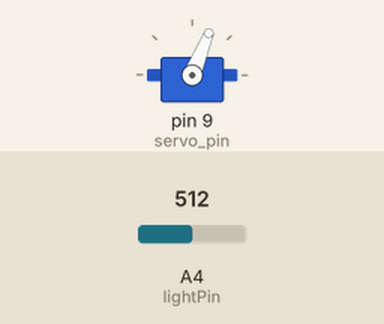
Recording of a sketch running on a simulated Arduino Uno, built with avr-gcc and run on an emulated ATmega328P. On the bench: servo. The test bench sets the inputs (shaded band); at power-on: A4 (lightPin) = 512. What the sketch prints to the serial monitor is not drawn.

Above: at 1.2 s.
1.3 s: A4 (lightPin) set to 716
At 2.1 s:
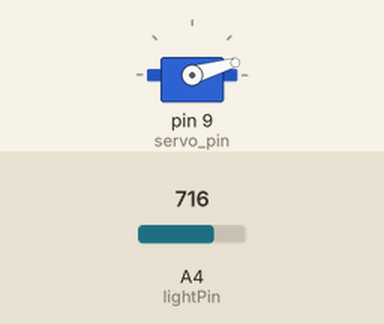
3.2 s: A4 (lightPin) set to 306
At 4.2 s:
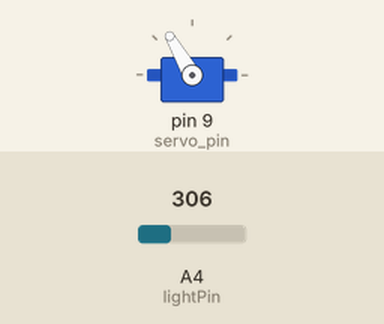
5.0 s: A4 (lightPin) set to 122
At 6.2 s:
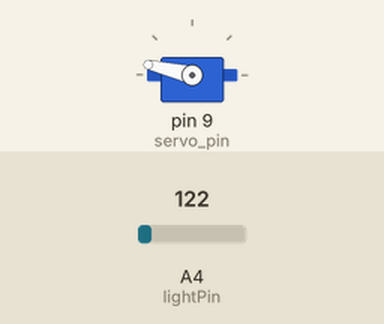
6.7 s: A4 (lightPin) set to 0
At 8.2 s:
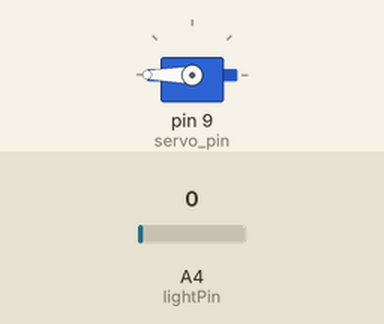
8.5 s: A4 (lightPin) set to 511
At 9.0 s:
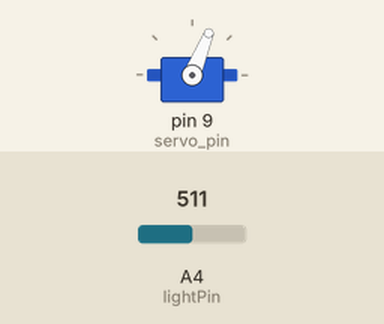
Timing chart, 0 to 11.2 s (numbered marks = the images above; inputs shaded):
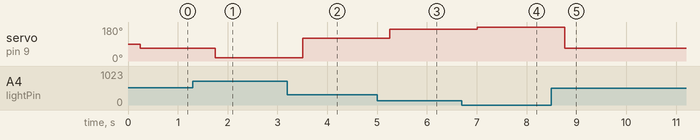

Measured:
- after the input at 1.3 s, servo on pin 9 (servo_pin): 68° → 16° after 0.45 s
- after the input at 3.2 s, servo on pin 9 (servo_pin): 16° → 120° after 0.31 s
- after the input at 5.0 s, servo on pin 9 (servo_pin): 120° → 167° after 0.26 s
- after the input at 6.7 s, servo on pin 9 (servo_pin): 167° → 180° after 0.31 s
- after the input at 8.5 s, servo on pin 9 (servo_pin): 180° → 68° after 0.26 s

The sketch:

sketch_oct17a.ino
```cpp
#include <Servo.h>

int lightVal;
int lightPin = A4;
int dt= 250;
int servo_pin = 9;
Servo servo;
int angle;

void setup() {

 pinMode(lightPin , INPUT);
 Serial.begin(9600);
 pinMode(servo_pin , OUTPUT);
servo.attach(servo_pin);
}

void loop() {
  lightVal = analogRead(lightPin);
  Serial.println(lightVal);
  delay(dt);

  angle = ((-16. / 63.)*lightVal) +(16.*780. /63.);
  Serial.print("  "+angle);
  servo.write(angle);
}
```
